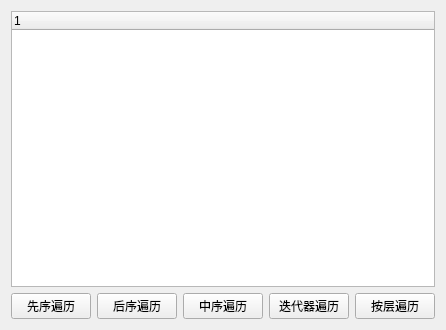
<?xml version="1.0" encoding="UTF-8"?>
<ui version="4.0">
 <class>Widget</class>
 <widget class="QWidget" name="Widget">
  <property name="geometry">
   <rect>
    <x>0</x>
    <y>0</y>
    <width>440</width>
    <height>330</height>
   </rect>
  </property>
  <property name="windowTitle">
   <string>Widget</string>
  </property>
  <layout class="QVBoxLayout" name="verticalLayout">
   <item>
    <widget class="QTreeWidget" name="treeWidget">
     <column>
      <property name="text">
       <string notr="true">1</string>
      </property>
     </column>
    </widget>
   </item>
   <item>
    <layout class="QHBoxLayout" name="horizontalLayout">
     <item>
      <widget class="QPushButton" name="pushButtonPreorder">
       <property name="text">
        <string>先序遍历</string>
       </property>
      </widget>
     </item>
     <item>
      <widget class="QPushButton" name="pushButtonPostorder">
       <property name="text">
        <string>后序遍历</string>
       </property>
      </widget>
     </item>
     <item>
      <widget class="QPushButton" name="pushButtonMidorder">
       <property name="text">
        <string>中序遍历</string>
       </property>
      </widget>
     </item>
     <item>
      <widget class="QPushButton" name="pushButtonIterator">
       <property name="text">
        <string>迭代器遍历</string>
       </property>
      </widget>
     </item>
     <item>
      <widget class="QPushButton" name="pushButtonLevels">
       <property name="text">
        <string>按层遍历</string>
       </property>
      </widget>
     </item>
    </layout>
   </item>
  </layout>
 </widget>
 <layoutdefault spacing="6" margin="11"/>
 <resources/>
 <connections/>
</ui>
